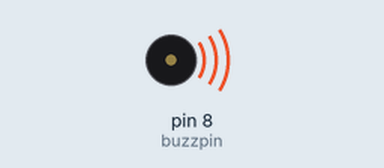
This sketch was run on a simulated Arduino Uno, built with avr-gcc and run on an emulated ATmega328P. On the bench: buzzer (waves = sounding, pin HIGH).

Above: at 0.5 s.
Timing chart, 0 to 4.6 s (numbered marks = the images above):
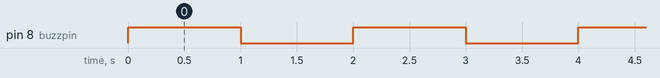

Measured:
- by itself, pin 8 (buzzpin): alternates HIGH for 1.0 s and LOW for 1.0 s

The sketch:

Buzzer.ino
```cpp
int buzzpin=8;
void setup() {
  pinMode(buzzpin,OUTPUT);
}

void loop() {
  digitalWrite(buzzpin,HIGH);
  delay(1000);
  digitalWrite(buzzpin,LOW);
  delay(1000);
}
```
